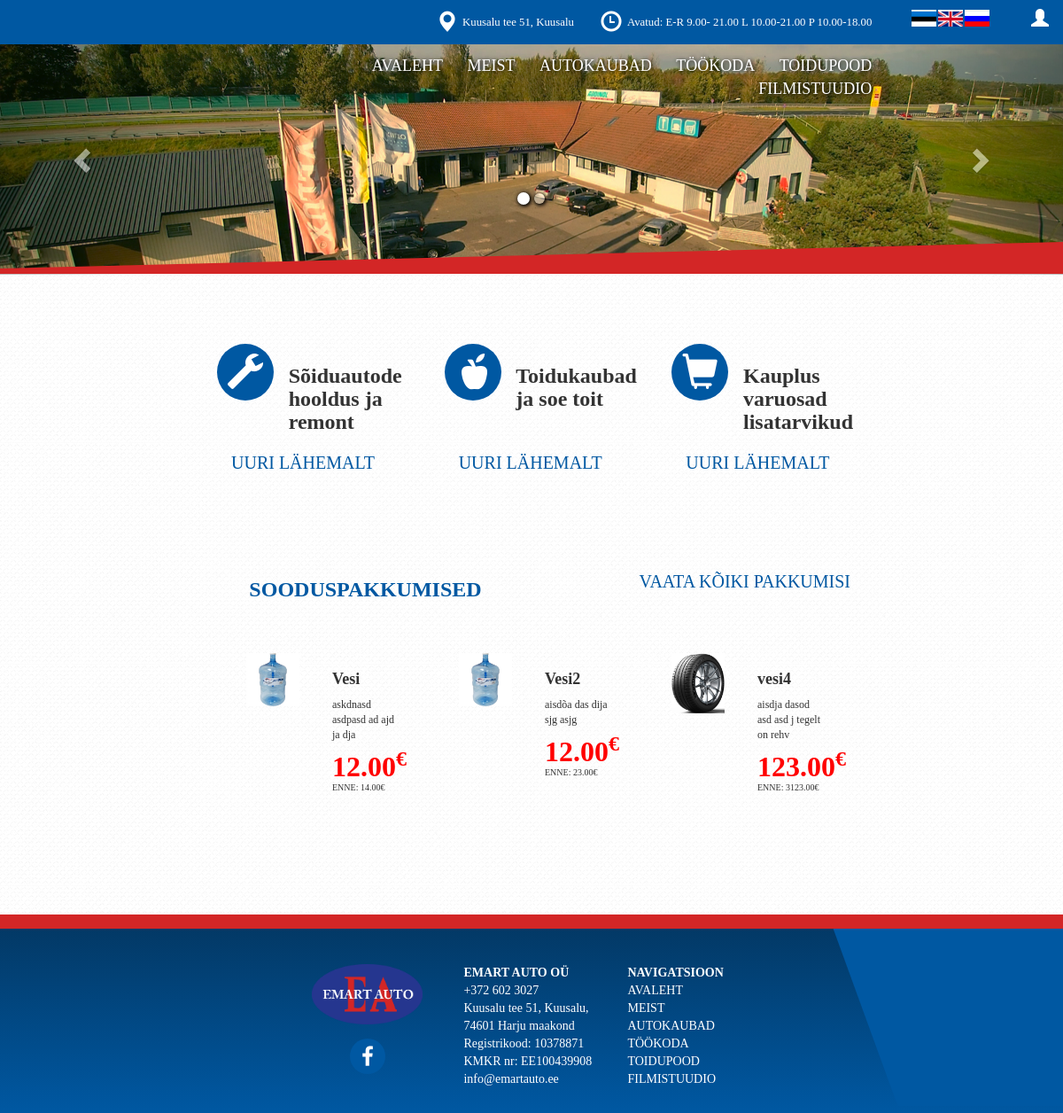
The page / on the database its author committed.
### navbar/models.py (models this page shows, shortened)
class contact(models.Model):
	name = models.CharField(max_length=30, unique=True)
	phone = models.CharField(max_length=15, unique=True)
	email = models.CharField(max_length=50, unique=True)
	address = models.CharField(max_length=50, unique=True)
	gmaps_x = models.CharField(max_length=10, unique=True)
	gmaps_y = models.CharField(max_length=10, unique=True)
	gmaps_zoom = models.CharField(max_length=2, unique=True)
	gmaps_API = models.CharField(max_length=64, unique=True)
	open_hours = models.CharField(max_length=64, unique=True, blank=True)
	footer_info = models.TextField(blank=True)

class navbar_lang(models.Model):
	lang = models.CharField(max_length=3, unique=True)
	index = models.CharField(max_length=15, blank=True)
	about = models.CharField(max_length=15, blank=True)
	browser = models.CharField(max_length=15, blank=True)
	food_store = models.CharField(max_length=15, blank=True)
	film_studio = models.CharField(max_length=15, blank=True)
	repair = models.CharField(max_length=15, blank=True)
	navigation = models.CharField(max_length=15, blank=True)
	open_hours = models.CharField(max_length=15, blank=True)

class langs(models.Model):
	lang = models.CharField(max_length=3, unique=True)
	flag = models.ImageField()

class ad(models.Model):
	url = models.CharField("1800x400",max_length=999, blank=True)
	img = models.ImageField(blank=True)

class social_media(models.Model):
	url = models.CharField(max_length=999, blank=True)
	icon = models.CharField(max_length=20, blank=True)

### index/models.py (models this page shows, shortened)
class index_icon(models.Model):
	lang = models.CharField(max_length=3)
	logo = models.CharField(max_length=999, blank=True)
	header = models.CharField(max_length=999, blank=True)
	link = models.CharField(max_length=999, blank=True)
	text = models.TextField(blank=True)

class index_lang(models.Model):
	lang = models.CharField(max_length=3, unique=True)
	eelmine = models.CharField(max_length=99999, blank=True)
	jargmine = models.CharField(max_length=99999, blank=True)
	uuri_lahemalt = models.CharField(max_length=99999, blank=True)
	sooduspakkumised = models.CharField(max_length=99999, blank=True)
	vaata_koiki_pakkumisi = models.CharField(max_length=99999, blank=True)
	enne = models.CharField(max_length=99999, blank=True)
	uuri_lahemalt = models.CharField(max_length=99999, blank=True)

### browser/models.py (models this page shows, shortened)
class toode(models.Model):
	lang = models.CharField(max_length=3)
	name = models.CharField(max_length=999, blank=True)
	price = models.CharField(max_length=9, blank=True)
	prevprice = models.CharField(max_length=9, blank=True)
	description = models.TextField(blank=True)
	esilehele = models.CharField('esilehele y/n', max_length=1, default='n')
	img = models.ImageField(blank=True)

### index/views.py (the view)
# urls.py: url(r'^', include('index.urls')),
def index(request):
	if 'lang' not in request.session:
		request.session['lang'] = 'est'
	flags = []
	for item in langs.objects.all():
		flags.append(item)
	if bool(request.POST) == True:
		if request.POST['submit-btn'] == 'lang':
			request.session['lang'] = request.POST['langselect']
			return HttpResponseRedirect('/') #INDEX\i puhul '/'
	ad2 = []
	for nr in range(len(ad.objects.all())):
		ad2.append(nr)
	return render(request, 'index.html', context={
		'contact':contact.objects.all()[0],
		'navbar_lang':navbar_lang.objects.get(lang=request.session['lang']),
		'flags':flags,
		'lang':index_lang.objects.get(lang=request.session['lang']),
		'icons':index_icon.objects.filter(lang=request.session['lang']),
		'tooted': toode.objects.filter(lang=request.session['lang'], esilehele='y'),
		'ads':ad.objects.all(),
		'ads2':ad2,
		'social_media': social_media.objects.all()
		})

### templates/index.html (shortened to what this page needs)
{% load staticfiles %}
<!DOCTYPE html>
<html lang="en">
<head>
	<link rel="stylesheet" type="text/css" href="{% static "index.css" %}">
</head>
<body style="background-image: url('{% static 'BG.jpg' %}');">
{% include "navbar/navbar.html" %}
<div id="myCarousel" class="carousel slide" data-ride="carousel">
	<ol class="carousel-indicators">
		{% for i in ads2 %}
		<li data-target="#myCarousel" data-slide-to="{{ i }}"{% if i == 0 %} class="active"{% endif %}></li>
		{% endfor %}
	</ol>
	<div class="carousel-inner">
		{% for ad in ads %}
		<div class="item{% if ad == ads.0 %} active{% endif %}">
			<a href="{{ ad.url }}" target="_blank">
				<img src="{{ ad.img.url }}" alt="Advertisment">
			</a>
		</div>
		{% endfor %}
	</div>
	<a class="left carousel-control" href="#myCarousel" data-slide="prev">
		<span class="glyphicon glyphicon-chevron-left"></span>
	</a>
	<a class="right carousel-control" href="#myCarousel" data-slide="next">
		<span class="glyphicon glyphicon-chevron-right"></span>
	</a>
</div>
<div class="carousel-bottom">
	<div class="carousel-bottom__triangle"></div>
	<div class="carousel-bottom__square"></div>
</div>
<div class="col-xs-12 col-lg-2"></div>
<div class="col-xs-12 col-lg-8 about">
	{% for i in icons %}
	<div class="col-xs-12 col-lg-4 about__item">
		<div class="col-xs-3 about__item__icon">
			<span class="glyphicon glyphicon-{{ i.logo }}" aria-hidden="true"></span>
		</div>
		<div class="col-xs-9 about__item__header">
			<h3>{{ i.header|safe }}</h3>
		</div>
		<div class="col-xs-12 about__item__link">
			<a class="about__item__link" href="/{{ i.link }}">{{ lang.uuri_lahemalt }}</a>
		</div>
	</div>
	{% endfor %}
</div>
<div class="col-xs-12 col-lg-2"></div>
<div class="col-xs-12">
	<div class="col-xs-12 col-lg-2"></div>
	<div class="col-xs-12 col-lg-8 discounts">
		<div class="col-xs-12 col-lg-6 discounts__header">
			<h3>{{ lang.sooduspakkumised }}</h3>
		</div>
		<div class="col-xs-12 col-lg-6 discounts__link">
			<a href="/browser">{{ lang.vaata_koiki_pakkumisi }}</a>
		</div>
		<div class="col-xs-12 discounts__items">
			{% for toode in tooted %}
			<div class="col-xs-12 col-lg-4 discounts__items__item">
				<div class="col-xs-12 col-lg-6 discounts__items__item__img">
					<img src="{{ toode.img.url }}">
				</div>
				<div class="col-xs-12 col-lg-6 discounts__items__item__info">
					<h3>{{ toode.name }}</h3>
					<p>{{ toode.description }}</p>
					<h4>{{ toode.price }}<sup>€</sup></h4>
					<h5>{{ lang.enne }}: {{ toode.prevprice }}€</h5>
				</div>
			</div>
			{% endfor %}
		</div>
	</div>
	<div class="col-xs-12 col-lg-2"></div>
</div>
{% include "navbar/footer.html" %}
</body>
</html>

### templates/navbar/navbar.html (shortened to what this page needs)
{% load staticfiles %}
<link rel="stylesheet" href="https://maxcdn.bootstrapcdn.com/bootstrap/3.3.7/css/bootstrap.min.css">
<link rel="stylesheet" href="https://maxcdn.bootstrapcdn.com/bootstrap/3.3.7/css/bootstrap-theme.min.css">
<link rel="stylesheet" type="text/css" href="{% static 'all.css' %}">
<link rel="stylesheet" href="https://cdnjs.cloudflare.com/ajax/libs/font-awesome/4.7.0/css/font-awesome.min.css">
<a href="/login"><span class="glyphicon glyphicon-user" aria-hidden="true"></span></a>
	<div class="navbar navbar-desktop">
		<div class="col-xs-10 navbar-desktop__info">
			<h3>
				<span class="glyphicon glyphicon-map-marker" aria-hidden="true"></span>
				<sup>{{ contact.address }}</sup>
				<span class="glyphicon glyphicon-time" aria-hidden="true"></span>
				<sup>{{ navbar_lang.open_hours }}: {{ contact.open_hours }}</sup>
			</h3>
		</div>
		<div class="col-xs-2 navbar-desktop__langs">
			{% for flag in flags %}
			<div class="col-xs-2 navbar-desktop__langs__item">
				<form method="POST"> {% csrf_token %}
					<button type="submit" name="submit-btn" value="lang">
						<img src="{{ flag.flag.url }}">
					</button>
				</form>
			</div>
			{% endfor %}
		</div>
		<div class="col-xs-3"></div>
		<div class="col-xs-7 navbar-desktop__nav">
			<a href="/">{{ navbar_lang.index }}</a>
			<a href="/meist">{{ navbar_lang.about }}</a>
			<a href="/browser">{{ navbar_lang.browser }}</a>
			<a href="/repair">{{ navbar_lang.repair }}</a>
			<a href="/foodstore">{{ navbar_lang.food_store }}</a>
			<a href="/filmstudio">{{ navbar_lang.film_studio }}</a>
		</div>
		<div class="col-xs-2"></div>
	</div>
	<div class="col-xs-12 navbar-spacer"></div>

### templates/navbar/footer.html (shortened to what this page needs)
{% load staticfiles %}
<div class="col-xs-12 footer footer-desktop">
	<div class="col-xs-12 footer__top"></div>
	<div class="col-xs-12 footer__content">
		<div class="col-xs-12 col-lg-9 footer__content__info">
			<div class="col-xs-12 col-lg-4"></div>
			<div class="col-xs-12 col-lg-8">
				<div class="col-xs-12 col-lg-4">
					<div class="col-xs-12 footer__content__info__img">
						<img src="{% static 'Emart_Auto-logo.png' %}">
					</div>
					<div class="col-xs-12 footer__content__info__socialmedia">
						{% for media in social_media %}
						<a target="_blank" href="{{ media.url }}" class="fa fa-{{ media.icon }}"></a>
						{% endfor %}
					</div>
				</div>
				<div class="col-xs-12 col-lg-4 footer__content__info__text">
					<p>
						<b>{{ contact.name }}</b><br>
						{{ contact.footer_info|linebreaks }}
					</p>
				</div>
				<div class="col-xs-12 col-lg-4 footer__content__info__text">
					<p>
						<b>{{ navbar_lang.navigation }}</b><br>
						<a href="/">{{ navbar_lang.index }}</a><br>
						<a href="/meist">{{ navbar_lang.about }}</a><br>
						<a href="/browser">{{ navbar_lang.browser }}</a><br>
						<a href="/repair">{{ navbar_lang.repair }}</a><br>
						<a href="/foodstore">{{ navbar_lang.food_store }}</a><br>
						<a href="/filmstudio">{{ navbar_lang.film_studio }}</a><br>
					</p>
				</div>
			</div>
		</div>
		<div class="col-xs-12 col-lg-3 footer__content__shape">
			<div class="footer__content__shape__parallelogram"></div>
		</div>
	</div>
</div>

### static/index.css (style rules this page uses)
.carousel { height: 22.2222vw; }
.carousel-inner img { width: 100vw !important; margin-top: 0.5vh; }
.carousel-control { margin-top: 5vh; height: 22.5vw; }
.carousel-indicators li { background-color: rgba(255,255,255,0.4) !important; border: none !important; width: 1.5vh !important; height: 1.5vh !important; box-shadow: 1px 1px 5px rgba(0,0,0,1), 1px 1px 5px rgba(0,0,0,1); border-radius: 5vh 5vh 5vh 5vh !important; }
.carousel-indicators .active { background-color: rgba(255,255,255,1) !important; width: 1.7vh !important; height: 1.7vh !important; }
.carousel-bottom { position: absolute; top: 19.4vw; margin-top: 5vh; }
.carousel-bottom__triangle { width: 0; height: 0; border-top: 2.5vw solid transparent; border-right: 100vw solid #d32626; border-bottom: 0 solid transparent; }
.carousel-bottom__square { width: 100vw; height: 0.5vw; background-color: #d32626; }
.about { margin-top: 15vh; text-align: center; }
.about__item__icon span { color: white; background-color: #0058a2; font-size: 5vh; padding: 1.5vh 1.5vh 1.5vh 1.5vh; border-radius: 5vh 5vh 5vh 5vh; }
.about__item__header h3 { font-size: 3vh; font-weight: bold; padding-top: 0.5vh; text-align: left; margin-left: 3vh; }
.about__item__link { color: #0058a2; font-size: 2.5vh; margin-top: 1vh; text-align: left; margin-left: 1vh; }
.discounts { margin-top: 12vh; margin-bottom: 4vh; }
.discounts__header h3 { font-weight: bold; font-size: 3vh; color: #0058a2; text-align: center; }
.discounts__link { text-align: right; padding-top: 1.25vh; }
.discounts__link a { font-size: 2.5vh; color: #0058a2; text-align: center; }
.discounts__items { margin-top: 6vh; }
.discounts__items__item__img img { width: 80%; display: block; margin-left: auto; margin-right: auto; }
.discounts__items__item__info h3 { font-size: 2.25vh; font-weight: bold; }
.discounts__items__item__info p { font-size: 1.5vh; }
.discounts__items__item__info h4 { font-size: 4vh; font-weight: bold; color: red; margin-bottom: 0; }
.discounts__items__item__info h5 { font-size: 1.25vh; margin-top: 0; }

### rows shown on the page
contact: address "Kuusalu tee 51, Kuusalu", open_hours "E-R 9.00- 21.00 L 10.00-21.00 P 10.00-18.00", name "EMART AUTO OÜ", footer_info "+372 602 3027 Kuusalu tee 51, Kuusalu, 74601 Harju maakond Registrikood: 10378871 KMKR nr: EE100439908 info@emartauto.ee"
navbar_lang: open_hours "Avatud", index "AVALEHT", about "MEIST", browser "AUTOKAUBAD", repair "TÖÖKODA", food_store "TOIDUPOOD", film_studio "FILMISTUUDIO", navigation "NAVIGATSIOON"
langs: flag (picture)
langs: flag (picture)
langs: flag (picture)
ad: img (picture)
index_icon: header "Sõiduautode hooldus ja remont"
index_lang: uuri_lahemalt "UURI LÄHEMALT", sooduspakkumised "SOODUSPAKKUMISED", vaata_koiki_pakkumisi "VAATA KÕIKI PAKKUMISI", enne "ENNE"
index_icon: header "Toidukaubad ja soe toit"
index_icon: header "Kauplus varuosad lisatarvikud"
toode: img (picture), name "Vesi", description "askdnasd asdpasd ad ajd ja dja", price "12.00", prevprice "14.00"
toode: img (picture), name "Vesi2", description "aisdõa das dija sjg asjg", price "12.00", prevprice "23.00"
toode: img (picture), name "vesi4", description "aisdja dasod asd asd j tegelt on rehv", price "123.00", prevprice "3123.00"
